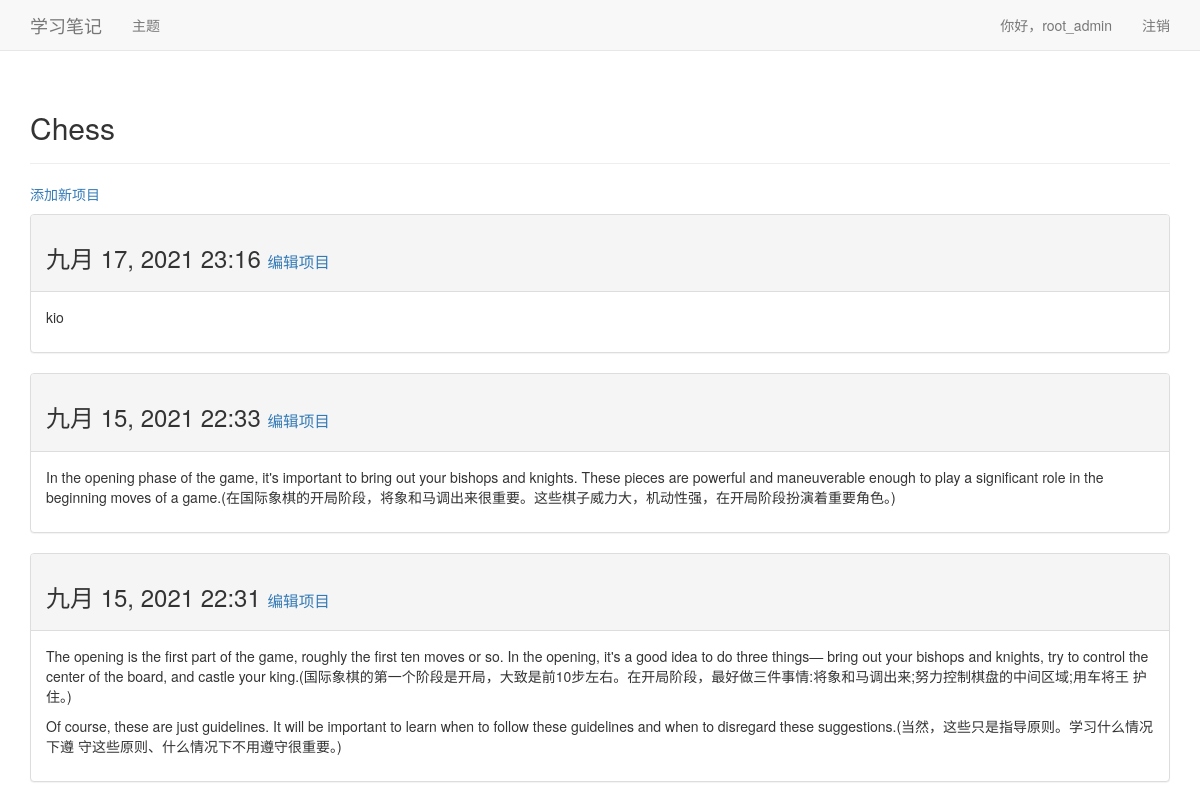
The page /topics/1/ (signed in) on the database its author committed.
### learning_logs/models.py (models this page shows, shortened)
class Topic(models.Model):
  text = models.CharField(max_length=200)
  data_added = models.DateTimeField(auto_now_add=True)
  owner = models.ForeignKey(User, on_delete=models.CASCADE)
  def __str__(self):
    return self.text

class Entry(models.Model):
  topic = models.ForeignKey(Topic, on_delete=models.CASCADE)
  text = models.TextField()
  data_added = models.DateTimeField(auto_now_add=True)
  class Meta:
    verbose_name_plural = 'entries'

### learning_logs/views.py (the view)
# urls.py: path('topics/<topic_id>/', views.topic, name='topic'),
@login_required
def topic(request, topic_id):
  topic = Topic.objects.get(id=topic_id)
  check_topic_owner(request, topic)
  entries = topic.entry_set.order_by('-data_added')
  context = {'topic': topic, 'entries': entries}
  return render(request, 'learning_logs/topic.html', context)

### learning_logs/views.py (called while the page is built)
def check_topic_owner(request, topic):
  if topic.owner != request.user:
    raise Http404

### learning_logs/templates/learning_logs/topic.html
{% extends 'learning_logs/base.html' %}
{% block header %}
<h2>{{ topic }}</h2>
{% endblock header %}
{% block content %}
<p>
  <a href="{% url 'new_entry' topic.id %}">添加新项目</a>
</p>
{% for entry in entries %}
<div class="panel panel-default">
  <div class="panel-heading">
    <h3>
      {{ entry.data_added|date:'M d, Y H:i' }}
      <small>
        <a href="{% url 'edit_entry' entry.id %}">编辑项目</a>
      </small>
    </h3>
  </div>
  <div class="panel-body">
    {{ entry.text|linebreaks }}
  </div>
</div>
{% empty %}
主题还没有项目。
{% endfor %}
{% endblock content %}

### learning_logs/templates/learning_logs/base.html (shortened to what this page needs)
{% load bootstrap3 %}
<!DOCTYPE html>
<html lang="zh-cmn-Hans">
<head>
  {% bootstrap_css %}
</head>
<body>
  <nav class="navbar navbar-default navbar-static-top">
    <div class="container">
      <div class="navbar-header">
        <a class="navbar-brand" href="{% url 'index' %}">学习笔记</a>
      </div>
      <div id="navbar" class="navbar-collapse collapse">
        <ul class="nav navbar-nav">
          <li><a href="{% url 'topics' %}">主题</a></li>
        </ul>
        <ul class="nav navbar-nav navbar-right">
          {% if user.is_authenticated %}
            <li><a>你好，{{ user.username }}</a></li>
            <li><a href="{% url 'logout' %}">注销</a></li>
          {% else %}
            <li><a href="{% url 'register' %}">注册</a></li>
            <li><a href="{% url 'login' %}">登录</a></li>
          {% endif %}
        </ul>
      </div>
    </div>
  </nav>
  <div class="container">
    <div class="page-header">
      {% block header %}{% endblock header %}
    </div>
    <div>
      {% block content %}{% endblock content %}
    </div>
  </div>
</body>
</html>

### rows shown on the page
Topic: text "Chess"
Entry: data_added "九月 17, 2021 23:16", text "kio"
Entry: data_added "九月 15, 2021 22:33", text "In the opening phase of the game, it's important to bring out your bishops and knights. These pieces are powerful and maneuverable enough to play a significant role in the beginning moves of a game.(在国际象棋的开局阶段，将象和马调出来很重要。这些棋子威力大，机动性强，在开局阶段扮演着重要角色。)"
Entry: data_added "九月 15, 2021 22:31", text "The opening is the first part of the game, roughly the first ten moves or so. In the opening, it's a good idea to do three things— bring out your bishops and knights, try to control the center of the board, and castle your king.(国际象棋的第一个阶段是开局，大致是前10步左右。在开局阶段，最好做三件事情:将象和马调出来;努力控制棋盘的中间区域;用车将王 护住。) Of course, these are just guidelines. It will be important to learn when to follow these guidelines and when to disregard these suggestions.(当然，这些只是指导原则。学习什么情况下遵 守这些原则、什么情况下不用遵守很重要。)"

### other values the page prints
{{ user.username }} "root_admin"
